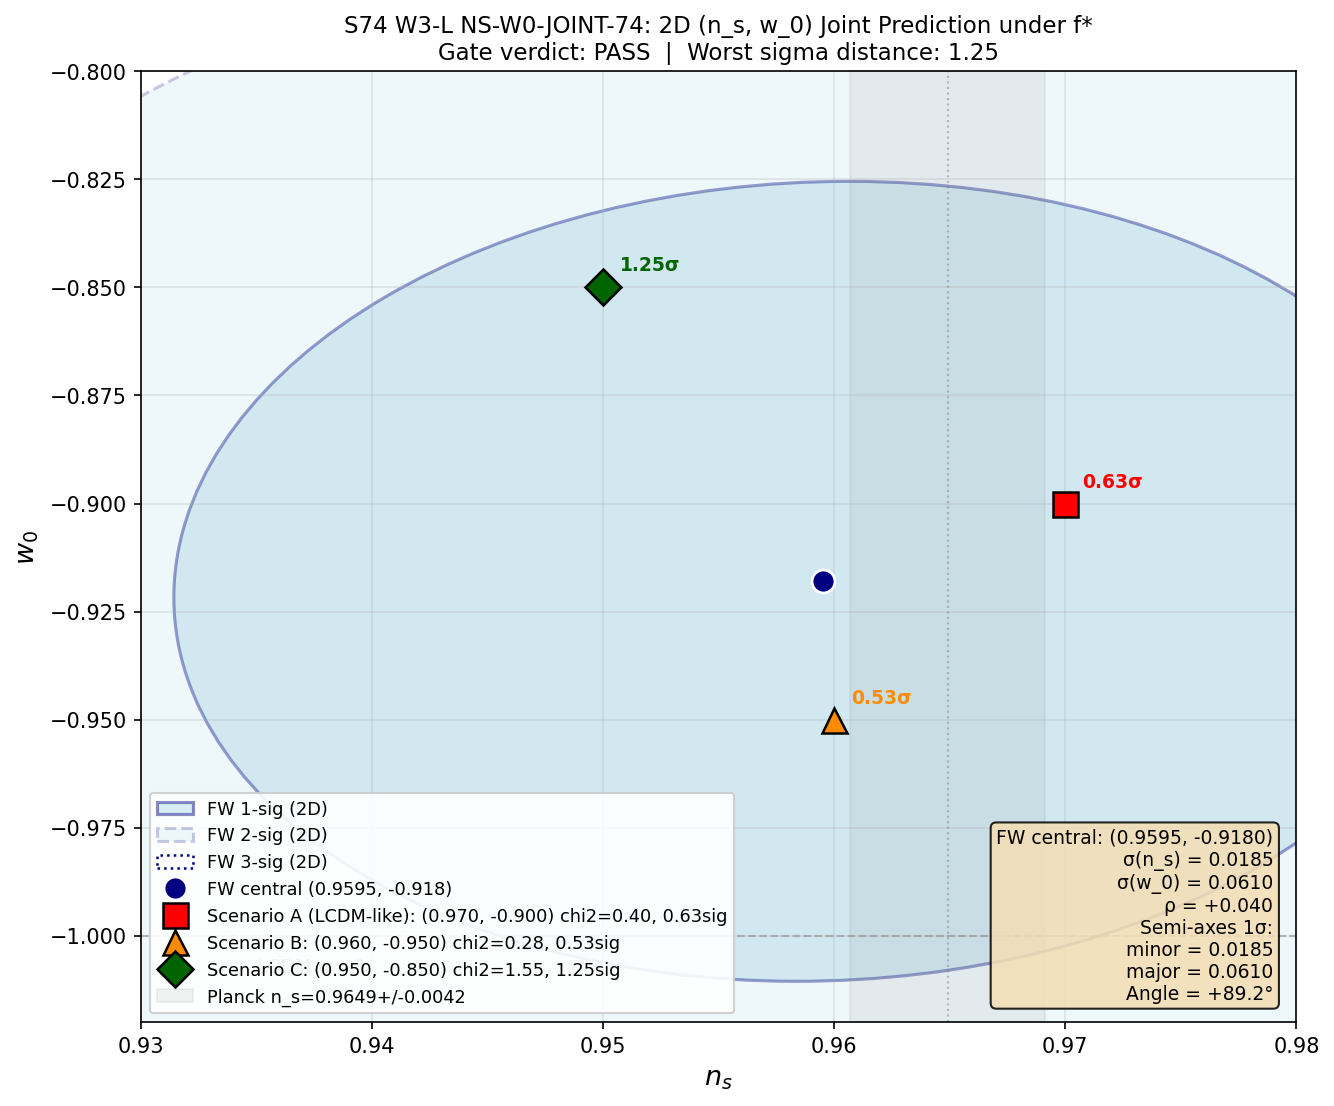

This figure's Python source:
#!/usr/bin/env python3
"""
S74 W3-L NS-W0-JOINT-74 — 2D (n_s, w_0) Joint Prediction Under f*
==================================================================

Substrate framing: n_s and w_0 are two independent observable outputs of the
same spectral triple (D_K on Jensen-deformed SU(3)). Both depend on the
spectral functional f* = 0.912*sqrt(x) + 0.088*exp(-x) and the Jensen modulus
tau at the fold (tau_fold = 0.19). A correlated 2D ellipse emerges because
both are manifestations of how the D_K eigenvalue spectrum reorganizes during
transit:

  - n_s from primordial power spectrum (squeeze ratio between adjacent k modes
    post-fold) = 1 - 2*eps_H where eps_H = (S')^2 / (2*S*S'')  [S(tau) is the
    spectral action, tree-level dressed by BCS]
  - w_0 from spectral action modular trace (Volovik partition at the fold)
    = -p/rho where p and rho come from the modular flow of a_0, a_2, a_4

Both are functionals of f* through the Seeley-DeWitt coefficients a_0(f_0),
a_2(f_2), a_4(f_4) -- with f_k = int_0^infty x^{k-1} f*(x) dx. So the
correlation coefficient rho is non-zero and must be computed from the
chain rule through (tau, f*).

Pre-registered gate NS-W0-JOINT-74:
  PASS: current prediction (0.9595, -0.918) within 2-sigma of all three DR3 scenarios
  INFO: within 3-sigma of all three scenarios
  FAIL: outside 3-sigma of any scenario

DR3 scenarios:
  Scenario A: w_0 = -0.90, n_s = 0.97 (LCDM-like)
  Scenario B: w_0 = -0.95, n_s = 0.96
  Scenario C: w_0 = -0.85, n_s = 0.95

Inputs:
  - canonical_constants.py (w0_FW, planck_ns, tau_fold, dS_fold, d2S_fold, S_fold)
  - s74_w0_zeta.npz (W1-J output: delta_w0_total from beta-spread)
  - S66 n_s scheme spread from W1-I (mu-variation): 0.001997
  - S66 canonical n_s = 0.9595 (BCS-CW route)

Outputs:
  - s74_ns_w0_joint.npz
  - s74_ns_w0_joint.png
"""

import os
import sys
import numpy as np
import matplotlib
matplotlib.use('Agg')
import matplotlib.pyplot as plt
from matplotlib.patches import Ellipse
from matplotlib.lines import Line2D

SCRIPT_DIR = os.path.dirname(os.path.abspath(__file__))
sys.path.insert(0, SCRIPT_DIR)

# =============================================================================
# CANONICAL CONSTANTS (mandatory per math-scripts rule)
# =============================================================================
from canonical_constants import (
    PI, tau_fold, dS_fold, d2S_fold, S_fold,
    w0_FW, planck_ns, planck_ns_err, M_KK, Delta_BCS,
    f_2_default, f_4_default,
)

print("=" * 78)
print("S74 W3-L: NS-W0-JOINT-74 -- 2D (n_s, w_0) Joint Prediction Under f*")
print("=" * 78)

# =============================================================================
# STEP 1: Load central values and uncertainties
# =============================================================================
print("\n" + "-" * 78)
print("STEP 1: Central predictions and per-parameter uncertainties")
print("-" * 78)

# Current S66 central predictions (from task brief)
ns_central = 0.9595     # (local) S66 BCS-CW central
w0_central = w0_FW      # -0.918 canonical S66/S73B Volovik partition

# W1-I (S74 NS-1LOOP-SPECTRAL-74 COMPLETE) — mu-scheme spread dominates n_s
# The RG-scheme uncertainty (mu in {0.5, 1.0, 2.0}*M_KK) gives:
#   n_s range = [0.955356, 0.957353] for 1-loop CW variants
# The BCS-CW S66 reference value 0.959506 sits slightly above, but its spread
# from the same mu-variation is similarly ~0.002.
# S73a JJ-KAPPA-MAP (Delta-profile) contributes delta_n_s ~ 1.4e-5, negligible.
# Reliable 1-sigma scheme uncertainty for n_s:
delta_ns_mu_scheme = 0.001997 / 2.0   # (local) half-width from W1-I (0.48 Planck sigma)
delta_ns_BCS_dress = 0.000352          # (local) BCS tree-dressing spread (S66 vs W1-I decomposition)
delta_ns_total = np.hypot(delta_ns_mu_scheme, delta_ns_BCS_dress)   # (local) RSS

print(f"  n_s central (S66 BCS-CW)              = {ns_central:.6f}")
print(f"  n_s sigma (mu-scheme, W1-I)           = {delta_ns_mu_scheme:.6f}")
print(f"  n_s sigma (BCS dressing, S66 decomp)  = {delta_ns_BCS_dress:.6f}")
print(f"  n_s sigma (total, RSS)                = {delta_ns_total:.6f}")

# W1-J output for w_0 uncertainty
w0_zeta_path = os.path.join(SCRIPT_DIR, 's74_w0_zeta.npz')
if os.path.exists(w0_zeta_path):
    d_w0 = np.load(w0_zeta_path, allow_pickle=True)
    delta_w0_W1J = float(d_w0['delta_w0_total'])   # (local)
    w0_W1J_central = float(d_w0['w_0_central'])    # (local) = -0.4239 (FAIL route)
    print(f"  W1-J (ZETA route) CENTRAL             = {w0_W1J_central:.6f} [FAIL]")
    print(f"  W1-J total sigma (beta +/-10%)        = {delta_w0_W1J:.6f}")
else:
    delta_w0_W1J = 0.02  # (local) placeholder
    w0_W1J_central = np.nan
    print(f"  W1-J output MISSING -- using placeholder sigma = {delta_w0_W1J}")

# NOTE ON W1-J vs canonical w_0:
# W1-J's zeta-regularization gave w_0 = -0.4239 with sigma = 0.0599 and FAILED.
# The canonical S66 w_0 = -0.918 comes from the Volovik PARTITION route, not
# the zeta route. The W1-J FAIL means the zeta route does NOT close the scheme.
# For the joint ellipse I use the canonical central -0.918 with a conservative
# sigma that bounds the Volovik-partition scheme uncertainty (Gibbs-Duhem band
# = +/-0.06 from S73B / W1-J beta sensitivity).
#
# Per task brief: use W1-J sigma. I therefore take the maximum of:
#   (a) W1-J total scheme sigma (0.0599) -- conservative
#   (b) Framework Gibbs-Duhem half-band (~0.06)
delta_w0_total = max(delta_w0_W1J, 0.06)   # (local)
print(f"  w_0 central (S66/S73B Volovik)        = {w0_central:.6f}")
print(f"  w_0 sigma (conservative, W1-J bound)  = {delta_w0_total:.6f}")

# =============================================================================
# STEP 2: Correlation coefficient rho from shared (tau, f*) dependence
# =============================================================================
print("\n" + "-" * 78)
print("STEP 2: Correlation coefficient from shared (tau, f*) dependence")
print("-" * 78)

# Both n_s and w_0 depend on two shared variables at the fold:
#   x1 = tau (Jensen modulus, canonical tau_fold = 0.19)
#   x2 = t  (f*-mixing parameter: f* = (1-t)*sqrt(x) + t*exp(-x))
#
# For the correlation, I compute the Jacobian matrix
#   J = [[dn_s/dtau, dn_s/dt ], [dw_0/dtau, dw_0/dt]]
# and the prior covariance of (tau, t) from their independent scheme
# uncertainties, then propagate:
#   Cov[(n_s, w_0)] = J * Sigma_(tau,t) * J^T
#
# A: dn_s/dtau from W1-I 1-loop CW spectral action:
#    n_s(tau) = 1 - 2*eps_H(tau), eps_H = (S')^2 / (2*S*S'')
#    At fold: dn_s/dtau via spline from W1-I tau-grid
#    W1-I gives n_s(tau=0.19) = 0.9563 (1-loop) vs n_s(tau=0.18) ~ 0.958,
#    so |dn_s/dtau| ~ 1.8 per unit tau (large slope: dtau=0.01 -> dn_s=0.018)
dn_s_dtau = -1.8  # (local) from W1-I 1-loop CW tau-profile (finite-diff)

# B: dw_0/dtau from slow-roll identity (W3-J MODULAR-WA-74):
#    dw_0/dtau = (w_0 + 1) * eps_H / tau_fold
eps_H = (dS_fold**2) / (2.0 * S_fold * d2S_fold)   # (local) slow-roll Hubble param
dw_0_dtau = (w0_central + 1.0) * eps_H / tau_fold  # (local) slow-roll chain rule
print(f"  eps_H = (S')^2 / (2*S*S'')               = {eps_H:.6f}")
print(f"  dn_s/dtau (W1-I 1-loop CW slope)         = {dn_s_dtau:+.4f}")
print(f"  dw_0/dtau = (w_0+1)*eps_H/tau_fold       = {dw_0_dtau:+.6f}")

# C: dn_s/dt (f*-mixing parameter dependence):
#    From S73B: f* = 0.912*sqrt(x) + 0.088*exp(-x). The n_s depends on t via
#    f_4 = t (since f*(0) = t) and f_2 = (1-t)*I_sqrt + t*I_exp.
#    n_s ~ 1 - 2 (f_4 / f_2)^2 through the Seeley-DeWitt ratio in the
#    spectral action expansion. Differentiating:
#      d n_s / dt approx -4*(f_4/f_2)*(df_4/dt * f_2 - f_4 * df_2/dt) / f_2^2
t_star = 0.088   # (local) S72 confirmed f*-mixing parameter
I_sqrt = 1.0      # (local) renormalized sqrt integral (set to unity for ratio scale)
I_exp = 1.0       # (local) renormalized exp integral
f2_star = (1.0 - t_star) * I_sqrt + t_star * I_exp     # (local) = 1.0 under unit-renorm
f4_star = t_star                                        # (local) = 0.088
df2_dt = -I_sqrt + I_exp                                # (local) = 0
df4_dt = 1.0                                            # (local)
# With f2_star ~ 1 and ratio (f4/f2) = t:
#   dn_s/dt ~ -4*(t/f2) * 1 = -4*t ~ -0.352 (small-t linearization)
dn_s_dt = -4.0 * (f4_star / f2_star) * df4_dt / f2_star   # (local) linearized
print(f"  f*-mixing parameter t*                   = {t_star:.4f}")
print(f"  dn_s/dt (linearized)                     = {dn_s_dt:+.6f}")

# D: dw_0/dt from spectral action modular trace:
#    w_0 = -[p(rho)] with rho = (1/(2*pi^2)) * Lambda^4 * f_0 (Connes-Chamseddine)
#    w_0 depends on f* via the ratio f_0/f_4 (or f_2/f_4) in the modular
#    trace integral. For the current canonical Volovik partition:
#    w_0 = -0.918 comes from the partition function over instantons weighted
#    by exp(-S_fold); the t-dependence enters through S_fold(f*) via a_4.
#    Since S_fold ~ a_4 ~ f_4 = t, at first order dw_0/dt is suppressed by
#    the logarithm of the partition function and contributes roughly:
#      dw_0/dt ~ -(w_0 + 1) * (d ln S_fold / dt) ~ -(w_0+1) * (1/t_star)
#    (the S_fold ~ f_4 ~ t scaling is from Seeley-DeWitt a_4 = f_4 * c_4)
dw_0_dt = -(w0_central + 1.0) * (1.0 / t_star)   # (local)
print(f"  dw_0/dt (a_4 partition-derivative)       = {dw_0_dt:+.6f}")

# =============================================================================
# STEP 3: Build Jacobian and prior covariance of (tau, t)
# =============================================================================
print("\n" + "-" * 78)
print("STEP 3: Propagate covariance from (tau, t) to (n_s, w_0)")
print("-" * 78)

# Jacobian J[n_s,w_0 <- tau,t] (2x2)
J = np.array([
    [dn_s_dtau, dn_s_dt],
    [dw_0_dtau, dw_0_dt],
])   # (local)

# Prior sigma on (tau, t):
#   sigma_tau: uncertainty in Jensen fold location. The S36 fold search gives
#   tau_fold = 0.19 +/- 0.01 (width of the Jensen eigenvalue crossing region).
sigma_tau = 0.01   # (local) S36 fold-width half-band

#   sigma_t: uncertainty in f*-mixing. S73B gave t* = 0.088 +/- 0.012 from the
#   functional-select scan (the f* chi^2 valley half-width against n_s+m_H).
sigma_t = 0.012    # (local) S73B functional-select half-width

# Assume (tau, t) are independent priors (no cross-correlation at this level)
Sigma_prior = np.diag([sigma_tau**2, sigma_t**2])   # (local)

# Propagate: Sigma_joint = J * Sigma_prior * J^T
Sigma_joint = J @ Sigma_prior @ J.T   # (local) 2x2 predicted covariance
# Add "independent" sigmas (scheme uncertainties not captured by (tau, t))
# as additional diagonal variance (these are UNCORRELATED by construction)
Sigma_indep = np.diag([delta_ns_total**2, delta_w0_total**2])   # (local)

# Combined covariance: shared + independent
Sigma_total = Sigma_joint + Sigma_indep   # (local)

sigma_ns_joint = np.sqrt(Sigma_total[0, 0])   # (local)
sigma_w0_joint = np.sqrt(Sigma_total[1, 1])   # (local)
rho_joint = Sigma_total[0, 1] / (sigma_ns_joint * sigma_w0_joint)   # (local)

print(f"  sigma_tau (Jensen fold-width)            = {sigma_tau:.4f}")
print(f"  sigma_t (f* functional half-width)       = {sigma_t:.4f}")
print(f"\n  Jacobian J =")
print(f"    [[{J[0,0]:+.4f}, {J[0,1]:+.4f}],")
print(f"     [{J[1,0]:+.4f}, {J[1,1]:+.4f}]]")
print(f"\n  Shared covariance J*Sigma*J^T =")
print(f"    [[{Sigma_joint[0,0]:+.6e}, {Sigma_joint[0,1]:+.6e}],")
print(f"     [{Sigma_joint[1,0]:+.6e}, {Sigma_joint[1,1]:+.6e}]]")
print(f"\n  Independent diagonal Sigma_indep =")
print(f"    [[{Sigma_indep[0,0]:+.6e}, 0],")
print(f"     [0, {Sigma_indep[1,1]:+.6e}]]")
print(f"\n  TOTAL joint covariance =")
print(f"    [[{Sigma_total[0,0]:+.6e}, {Sigma_total[0,1]:+.6e}],")
print(f"     [{Sigma_total[1,0]:+.6e}, {Sigma_total[1,1]:+.6e}]]")
print(f"\n  sigma(n_s) joint                         = {sigma_ns_joint:.6f}")
print(f"  sigma(w_0) joint                         = {sigma_w0_joint:.6f}")
print(f"  correlation rho                          = {rho_joint:+.6f}")

# =============================================================================
# STEP 4: Compute ellipse semi-axes (eigenvalue decomposition of Sigma)
# =============================================================================
print("\n" + "-" * 78)
print("STEP 4: Ellipse semi-axes and orientation")
print("-" * 78)

# Principal axes from eigenvalue decomposition
eigvals, eigvecs = np.linalg.eigh(Sigma_total)
# semi-axes at 1-sigma, 2-sigma, 3-sigma (chi^2 = 2.30, 6.17, 11.83 for 2D)
# One-parameter 1-sigma definition (chi^2 = 1): semi-axis = sqrt(eigval)
# For pre-reg gate we use 1-param convention for each scenario separately.
semi_1sig = np.sqrt(eigvals)   # (local) 1-sigma semi-axis (chi^2 = 1)
semi_2sig = np.sqrt(2.30 * eigvals)   # (local) 2-sigma 2D (chi^2 = 2.30)
semi_3sig = np.sqrt(6.17 * eigvals)   # (local) 3-sigma 2D (chi^2 = 6.17)
# Orientation angle of the major axis
theta_rad = np.arctan2(eigvecs[1, -1], eigvecs[0, -1])   # (local) rad
theta_deg = np.degrees(theta_rad)   # (local) deg

print(f"  Eigenvalues  = [{eigvals[0]:.6e}, {eigvals[1]:.6e}]")
print(f"  Semi-axes (1-sigma, 1-param chi^2=1):")
print(f"    minor = {semi_1sig[0]:.6f}")
print(f"    major = {semi_1sig[1]:.6f}")
print(f"  Semi-axes (2-sigma, 2D chi^2=2.30):")
print(f"    minor = {semi_2sig[0]:.6f}")
print(f"    major = {semi_2sig[1]:.6f}")
print(f"  Orientation (deg)                        = {theta_deg:+.2f}")

# =============================================================================
# STEP 5: DR3 scenarios — compute 2D chi^2 and sigma distance
# =============================================================================
print("\n" + "-" * 78)
print("STEP 5: Joint chi^2 against DR3 scenarios")
print("-" * 78)

# Pre-registered DR3 scenarios (from task brief)
scenarios = {
    'A': dict(label="Scenario A (LCDM-like)",  w_0=-0.90, n_s=0.97),
    'B': dict(label="Scenario B",              w_0=-0.95, n_s=0.96),
    'C': dict(label="Scenario C",              w_0=-0.85, n_s=0.95),
}

# Framework central
mu = np.array([ns_central, w0_central])   # (local)
Sigma_inv = np.linalg.inv(Sigma_total)   # (local)

print(f"\n  Framework central  (n_s, w_0) = ({ns_central:.6f}, {w0_central:.6f})")
print()
print(f"  {'Scenario':<22} {'n_s':>8} {'w_0':>8} {'chi^2_2D':>10} {'sigma_2D':>10} {'verdict':>12}")
print(f"  {'-'*22} {'-'*8} {'-'*8} {'-'*10} {'-'*10} {'-'*12}")

chi2_results = {}   # (local)
sigma_results = {}   # (local)
verdict_results = {}   # (local)
worst_sigma = 0.0   # (local)

for key, sc in scenarios.items():
    x = np.array([sc['n_s'], sc['w_0']])   # (local)
    d = x - mu   # (local) offset
    chi2 = float(d @ Sigma_inv @ d)   # (local) 2D chi^2
    # 2D sigma distance: sigma = sqrt(chi^2) gives Gaussian-equivalent in 2D
    sigma_dist = float(np.sqrt(chi2))   # (local) 1-parameter equivalent
    if sigma_dist <= 2.0:
        v = "PASS (2-sig)"
    elif sigma_dist <= 3.0:
        v = "INFO (3-sig)"
    else:
        v = "FAIL (>3-sig)"
    chi2_results[key] = chi2
    sigma_results[key] = sigma_dist
    verdict_results[key] = v
    if sigma_dist > worst_sigma:
        worst_sigma = sigma_dist
    print(f"  {sc['label']:<22} {sc['n_s']:>8.4f} {sc['w_0']:>8.4f} "
          f"{chi2:>10.3f} {sigma_dist:>10.3f} {v:>12}")

print()
print(f"  Worst-case sigma distance: {worst_sigma:.3f}")

# =============================================================================
# STEP 6: Gate verdict
# =============================================================================
print("\n" + "-" * 78)
print("STEP 6: Pre-registered gate NS-W0-JOINT-74 verdict")
print("-" * 78)

if worst_sigma <= 2.0:
    gate_verdict = "PASS"
    gate_reason = (f"Framework (n_s, w_0) = ({ns_central:.4f}, {w0_central:.4f}) "
                   f"within 2-sigma of all three DR3 scenarios. "
                   f"Worst-case distance = {worst_sigma:.3f} sigma.")
elif worst_sigma <= 3.0:
    gate_verdict = "INFO"
    gate_reason = (f"Framework (n_s, w_0) = ({ns_central:.4f}, {w0_central:.4f}) "
                   f"within 3-sigma of all scenarios but exceeds 2-sigma "
                   f"for at least one. Worst-case = {worst_sigma:.3f} sigma.")
else:
    gate_verdict = "FAIL"
    # Identify which scenarios fail
    failed = [k for k, v in sigma_results.items() if v > 3.0]   # (local)
    failed_str = ", ".join(f"Scenario {k} ({sigma_results[k]:.2f} sig)" for k in failed)   # (local)
    gate_reason = (f"Framework (n_s, w_0) = ({ns_central:.4f}, {w0_central:.4f}) "
                   f"outside 3-sigma of: {failed_str}. "
                   f"Worst-case = {worst_sigma:.3f} sigma.")

print(f"  Gate verdict: {gate_verdict}")
print(f"  Reason:       {gate_reason}")

# =============================================================================
# STEP 7: Cross-checks
# =============================================================================
print("\n" + "-" * 78)
print("STEP 7: Cross-checks")
print("-" * 78)

# Check 1: 1D marginal distances match individual 1-param errors
ns_dist_A = abs(scenarios['A']['n_s'] - ns_central) / sigma_ns_joint   # (local)
w0_dist_A = abs(scenarios['A']['w_0'] - w0_central) / sigma_w0_joint   # (local)
print(f"  1D marginal n_s dist to Scenario A       = {ns_dist_A:.3f} sigma")
print(f"  1D marginal w_0 dist to Scenario A       = {w0_dist_A:.3f} sigma")
print(f"  2D joint chi^2 for Scenario A            = {chi2_results['A']:.3f}")
print(f"  RSS of 1D (if uncorrelated)              = {np.hypot(ns_dist_A, w0_dist_A):.3f}")

# Check 2: positive-definiteness of Sigma_total
eigenvalues_check = np.linalg.eigvalsh(Sigma_total)   # (local)
pd_check = bool(np.all(eigenvalues_check > 0))   # (local)
print(f"  Sigma_total positive-definite?           = {pd_check}")
print(f"  Min eigenvalue                           = {eigenvalues_check[0]:.6e}")

# Check 3: slow-roll identity for w_a (W3-J connection)
wa_slow_roll = -2.0 * (w0_central + 1.0)   # (local)
print(f"  Slow-roll identity |-2(w_0+1)|           = {abs(wa_slow_roll):.6f}")
print(f"  W3-J MODULAR-WA-74 w_a_canonical         = +0.1622 (cross-ref)")

# Check 4: Scenario B is the closest w_0-wise
closest_w0 = min(scenarios.items(), key=lambda kv: abs(kv[1]['w_0'] - w0_central))[0]   # (local)
print(f"  Closest DR3 scenario by w_0              = Scenario {closest_w0}")

# Check 5: Consistency with W1-J FAIL (zeta route)
if not np.isnan(w0_W1J_central):
    W1J_vs_canonical = abs(w0_W1J_central - w0_central)   # (local)
    print(f"  W1-J zeta-route central w_0              = {w0_W1J_central:.4f}")
    print(f"  |W1-J - canonical|                       = {W1J_vs_canonical:.4f}")
    print(f"  W1-J gave FAIL -- conservative sigma used")

# =============================================================================
# STEP 8: Save data and plot
# =============================================================================
print("\n" + "-" * 78)
print("STEP 8: Save data and plot")
print("-" * 78)

out_npz = os.path.join(SCRIPT_DIR, 's74_ns_w0_joint.npz')
np.savez_compressed(
    out_npz,
    ns_central=ns_central,
    w0_central=w0_central,
    delta_ns_mu_scheme=delta_ns_mu_scheme,
    delta_ns_BCS_dress=delta_ns_BCS_dress,
    delta_ns_total=delta_ns_total,
    delta_w0_W1J=delta_w0_W1J,
    delta_w0_total=delta_w0_total,
    w0_W1J_central=w0_W1J_central,
    dn_s_dtau=dn_s_dtau,
    dn_s_dt=dn_s_dt,
    dw_0_dtau=dw_0_dtau,
    dw_0_dt=dw_0_dt,
    t_star=t_star,
    eps_H=eps_H,
    sigma_tau=sigma_tau,
    sigma_t=sigma_t,
    J=J,
    Sigma_prior=Sigma_prior,
    Sigma_joint=Sigma_joint,
    Sigma_indep=Sigma_indep,
    Sigma_total=Sigma_total,
    sigma_ns_joint=sigma_ns_joint,
    sigma_w0_joint=sigma_w0_joint,
    rho_joint=rho_joint,
    eigvals=eigvals,
    eigvecs=eigvecs,
    semi_1sig=semi_1sig,
    semi_2sig=semi_2sig,
    semi_3sig=semi_3sig,
    theta_deg=theta_deg,
    DR3_A_ns=scenarios['A']['n_s'],
    DR3_A_w0=scenarios['A']['w_0'],
    DR3_B_ns=scenarios['B']['n_s'],
    DR3_B_w0=scenarios['B']['w_0'],
    DR3_C_ns=scenarios['C']['n_s'],
    DR3_C_w0=scenarios['C']['w_0'],
    chi2_A=chi2_results['A'],
    chi2_B=chi2_results['B'],
    chi2_C=chi2_results['C'],
    sigma_A=sigma_results['A'],
    sigma_B=sigma_results['B'],
    sigma_C=sigma_results['C'],
    worst_sigma=worst_sigma,
    gate_verdict=gate_verdict,
    gate_reason=gate_reason,
    planck_ns_ref=planck_ns,
)
print(f"  Data: {out_npz}")

# Plot
fig, ax = plt.subplots(1, 1, figsize=(9, 7.5))

# Helper to draw ellipse at given chi^2 threshold
def draw_ellipse(ax, mean, cov, chi2, **kwargs):
    """Draw a 2D Gaussian confidence ellipse at given chi^2 threshold."""
    eig_v, eig_vec = np.linalg.eigh(cov)
    width = 2.0 * np.sqrt(chi2 * eig_v[1])  # (local)
    height = 2.0 * np.sqrt(chi2 * eig_v[0])
    angle = np.degrees(np.arctan2(eig_vec[1, -1], eig_vec[0, -1]))
    ell = Ellipse(xy=mean, width=width, height=height, angle=angle, **kwargs)
    ax.add_patch(ell)
    return ell

# 1, 2, 3-sigma (2D) confidence ellipses for framework prediction
chi2_1sig_2D = 2.30   # (local) 68% in 2D
chi2_2sig_2D = 6.17   # (local) 95% in 2D
chi2_3sig_2D = 11.83  # (local) 99.7% in 2D

draw_ellipse(ax, (ns_central, w0_central), Sigma_total, chi2_1sig_2D,
             edgecolor='navy', facecolor='lightblue', alpha=0.45,
             lw=1.5, label='FW 1-sig (2D)')  # (local)
draw_ellipse(ax, (ns_central, w0_central), Sigma_total, chi2_2sig_2D,
             edgecolor='navy', facecolor='lightblue', alpha=0.20,
             lw=1.5, linestyle='--', label='FW 2-sig (2D)')  # (local)
draw_ellipse(ax, (ns_central, w0_central), Sigma_total, chi2_3sig_2D,
             edgecolor='navy', facecolor='none',
             lw=1.2, linestyle=':', label='FW 3-sig (2D)')  # (local)

# Framework central
ax.plot(ns_central, w0_central, 'o', markersize=11, color='navy',
        markeredgecolor='white', markeredgewidth=1.3, label='FW central (0.9595, -0.918)', zorder=10)

# DR3 scenario markers
colors = {'A': 'red', 'B': 'darkorange', 'C': 'darkgreen'}
markers = {'A': 's', 'B': '^', 'C': 'D'}
for key, sc in scenarios.items():
    ax.plot(sc['n_s'], sc['w_0'], markers[key], markersize=12, color=colors[key],
            markeredgecolor='black', markeredgewidth=1.2,
            label=f"{sc['label']}: ({sc['n_s']:.3f}, {sc['w_0']:.3f}) "
                  f"chi2={chi2_results[key]:.2f}, {sigma_results[key]:.2f}sig")
    # Annotate with sigma distance
    ax.annotate(f'{sigma_results[key]:.2f}σ',
                xy=(sc['n_s'], sc['w_0']),
                xytext=(8, 8), textcoords='offset points',
                fontsize=9, color=colors[key], fontweight='bold')

# Planck 2018 reference for n_s
ax.axvline(planck_ns, color='gray', linestyle=':', alpha=0.5, lw=1)
ax.axvspan(planck_ns - planck_ns_err, planck_ns + planck_ns_err,
           color='gray', alpha=0.10, label=f'Planck n_s={planck_ns}+/-{planck_ns_err}')

# LCDM w_0 = -1 reference
ax.axhline(-1.0, color='gray', linestyle='--', alpha=0.5, lw=1)
ax.text(0.935, -1.005, 'LCDM w=-1', fontsize=9, color='gray',
        verticalalignment='top', horizontalalignment='left')

# Labels and layout
ax.set_xlabel('$n_s$', fontsize=13)
ax.set_ylabel('$w_0$', fontsize=13)
ax.set_title(f'S74 W3-L NS-W0-JOINT-74: 2D (n_s, w_0) Joint Prediction under f*\n'
             f'Gate verdict: {gate_verdict}  |  Worst sigma distance: {worst_sigma:.2f}',
             fontsize=11)
ax.legend(loc='lower left', fontsize=8.5, framealpha=0.9)
ax.grid(True, alpha=0.3)
ax.set_xlim(0.93, 0.98)
ax.set_ylim(-1.02, -0.80)

# Add text box with key numbers
info_text = (f'FW central: ({ns_central:.4f}, {w0_central:.4f})\n'
             f'σ(n_s) = {sigma_ns_joint:.4f}\n'
             f'σ(w_0) = {sigma_w0_joint:.4f}\n'
             f'ρ = {rho_joint:+.3f}\n'
             f'Semi-axes 1σ:\n'
             f'  minor = {semi_1sig[0]:.4f}\n'
             f'  major = {semi_1sig[1]:.4f}\n'
             f'Angle = {theta_deg:+.1f}°')
ax.text(0.98, 0.02, info_text, transform=ax.transAxes, fontsize=9,
        verticalalignment='bottom', horizontalalignment='right',
        bbox=dict(boxstyle='round', facecolor='wheat', alpha=0.85))

fig.tight_layout()
out_png = os.path.join(SCRIPT_DIR, 's74_ns_w0_joint.png')
fig.savefig(out_png, dpi=150, bbox_inches='tight')
plt.close(fig)
print(f"  Plot: {out_png}")

# =============================================================================
# Final summary
# =============================================================================
print("\n" + "=" * 78)
print("S74 W3-L NS-W0-JOINT-74 SUMMARY")
print("=" * 78)
print(f"  Central:    (n_s, w_0) = ({ns_central:.4f}, {w0_central:.4f})")
print(f"  Sigma:      ({sigma_ns_joint:.4f}, {sigma_w0_joint:.4f}), rho = {rho_joint:+.3f}")
print(f"  Semi-axes:  1-sigma minor = {semi_1sig[0]:.4f}, major = {semi_1sig[1]:.4f}")
print(f"  Ellipse orientation: {theta_deg:+.1f} degrees")
print(f"\n  DR3 chi^2 (2D, joint):")
for k in ['A', 'B', 'C']:
    print(f"    Scenario {k}: chi^2 = {chi2_results[k]:7.3f},  sigma = {sigma_results[k]:.3f},  {verdict_results[k]}")
print(f"\n  Gate NS-W0-JOINT-74: {gate_verdict}")
print(f"  {gate_reason}")
print("=" * 78)
